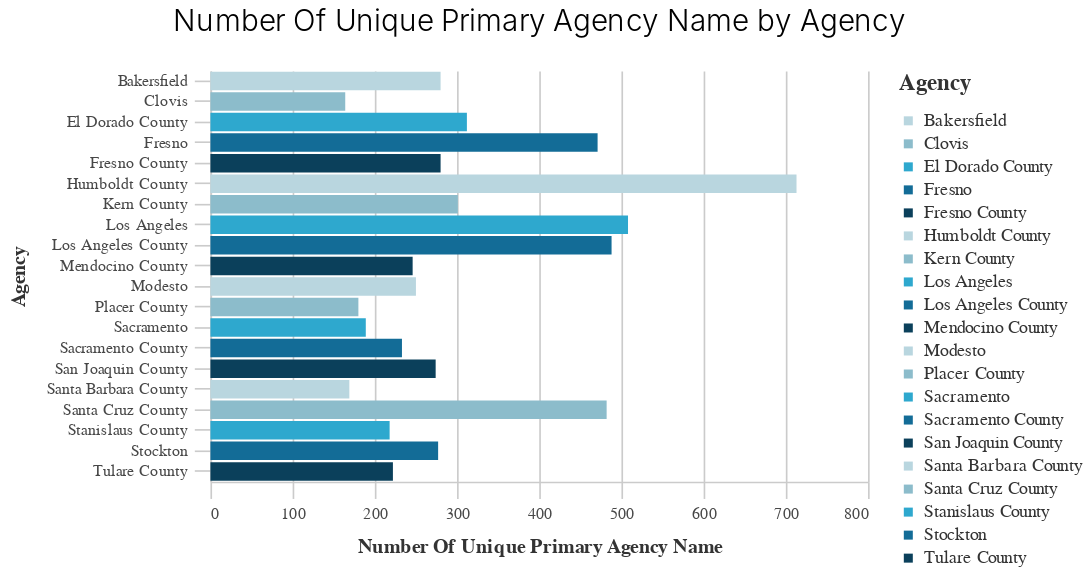

The code cell stored with this chart in its notebook:
### Code cell
_dla_utils.basic_bar_chart(
    (tops),"unique_primary_agency_name", "primary_agency_name", "primary_agency_name", "subset", ""
)

### Figure 1 — Vega-Lite specification as saved in the notebook (floating-point values rounded to 4 significant figures)
{"width": 400, "height": 250, "background": "white", "config": {"title": {"fontSize": 18, "font": "Raleway", "anchor": "middle", "fontColor": "#333", "fontWeight": 300, "offset": 20}, "header": {"labelFont": "Nunito Sans", "titleFont": "Raleway"}, "axis": {"domain": true, "domainColor": "#cbcbcb", "grid": true, "gridColor": "#cbcbcb", "gridWidth": 1, "labelColor": "#474747", "labelFontSize": 10, "titleColor": "#333", "tickColor": "#cbcbcb", "tickSize": 10, "titleFontSize": 12, "titlePadding": 10, "labelPadding": 4, "labelFont": "Nunito Sans", "titleFont": "Raleway"}, "axisBand": {"grid": false}, "range": {"category_bright": ["#2EA8CE", "#EB9F3C", "#F4D837", "#51BF9D", "#8CBCCB", "#9487C0"], "category_bold": ["#136C97", "#E16B26", "#F6BF16", "#00896B", "#7790A3", "#5B559C"], "diverging": ["#E16B26", "#EB9F3C", "#f6e7e1", "#8CBCCB", "#2EA8CE", "#136C97"], "sequential": ["#B9D6DF", "#8CBCCB", "#2EA8CE", "#136C97", "#0B405B"]}, "legend": {"labelFont": "Nunito Sans", "labelFontSize": 11, "symbolType": "square", "symbolSize": 30, "titleFont": "Raleway", "titleFontSize": 14, "titlePadding": 10, "padding": 1, "orient": "right", "labelLimit": 0, "labelColor": "#333", "titleColor": "#333"}, "view": {"stroke": "transparent"}, "group": {"fill": "white"}, "arc": {"fill": "#8CBCCB"}, "area": {"fill": "#8CBCCB"}, "line": {"stroke": "#8CBCCB", "strokeWidth": 2}, "trail": {"color": "#8CBCCB", "stroke": "#8CBCCB", "strokeWidth": 0, "size": 1}, "path": {"stroke": "#8CBCCB", "strokeWidth": 0.5}, "rect": {"fill": "#8CBCCB"}, "point": {"filled": true, "shape": "circle"}, "shape": {"stroke": "#8CBCCB"}, "text": {"font": "Nunito Sans", "color": "#8CBCCB", "fontSize": 11, "align": "center", "fontWeight": 400, "size": 11}, "bar": {"binSpacing": 2, "fill": "#8CBCCB", "stroke": false}, "background": "white", "font": "Raleway"}, "data": {"name": "data-8a0e109005f0249252e2184098043e39"}, "mark": "bar", "encoding": {"color": {"field": "primary_agency_name", "legend": {"title": "Agency"}, "scale": {"range": ["#B9D6DF", "#8CBCCB", "#2EA8CE", "#136C97", "#0B405B"]}, "type": "nominal"}, "x": {"field": "unique_primary_agency_name", "sort": "-y", "title": "Number Of Unique Primary Agency Name", "type": "quantitative"}, "y": {"field": "primary_agency_name", "title": "Agency", "type": "nominal"}}, "title": "Number Of Unique Primary Agency Name by Agency", "$schema": "https://vega.github.io/schema/vega-lite/v4.17.0.json", "datasets": {"data-8a0e109005f0249252e2184098043e39": [{"prefix": "HSIPL", "unique_prefix": 3463, "prepared_y": 2018.0, "unique_prepared_y": 2819.0, "status_comment": "Authorized", "unique_status_comment": 20498, "project_location": "San Francisco Bay Area", "unique_project_location": 68, "type_of_work": "Bridge Replacement (tc)", "unique_type_of_work": 727, "mpo": "SCAG", "unique_mpo": 5235, "primary_agency_name": "Humboldt County", "unique_primary_agency_name": 713}, {"prefix": "CML", "unique_prefix": 3441, "prepared_y": 2014.0, "unique_prepared_y": 2724.0, "status_comment": "..", "unique_status_comment": 190, "project_location": "Various Locations", "unique_project_location": 32, "type_of_work": "Bridge Replacement", "unique_type_of_work": 553, "mpo": "MTC", "unique_mpo": 3419, "primary_agency_name": "Los Angeles", "unique_primary_agency_name": 508}, {"prefix": "STPL", "unique_prefix": 2909, "prepared_y": 2019.0, "unique_prepared_y": 2655.0, "status_comment": "Prog Code Z400", "unique_status_comment": 108, "project_location": "Sacog Region", "unique_project_location": 29, "type_of_work": "FTA Transfer", "unique_type_of_work": 471, "mpo": "NON-MPO", "unique_mpo": 2766, "primary_agency_name": "Los Angeles County", "unique_primary_agency_name": 488}, {"prefix": "ER", "unique_prefix": 1800, "prepared_y": 2015.0, "unique_prepared_y": 2575.0, "status_comment": "Prog Code M400", "unique_status_comment": 76, "project_location": "Golden Gate Bridge", "unique_project_location": 27, "type_of_work": "Permanent Restoration", "unique_type_of_work": 324, "mpo": "SACOG", "unique_mpo": 1946, "primary_agency_name": "Santa Cruz County", "unique_primary_agency_name": 482}, {"prefix": "BRLO", "unique_prefix": 1496, "prepared_y": 2016.0, "unique_prepared_y": 2503.0, "status_comment": "Prog Code Z230", "unique_status_comment": 47, "project_location": "Throughout Kern County", "unique_project_location": 24, "type_of_work": "Road Rehabilitation", "unique_type_of_work": 273, "mpo": "CFCG", "unique_mpo": 1455, "primary_agency_name": "Fresno", "unique_primary_agency_name": 471}, {"prefix": "BRLS", "unique_prefix": 957, "prepared_y": 2017.0, "unique_prepared_y": 2329.0, "status_comment": "Prog Code Z003", "unique_status_comment": 30, "project_location": "Citywide", "unique_project_location": 18, "type_of_work": "Bridge Preventive Maintenance", "unique_type_of_work": 178, "mpo": "KCOG", "unique_mpo": 1045, "primary_agency_name": "El Dorado County", "unique_primary_agency_name": 312}, {"prefix": "ATPL", "unique_prefix": 627, "prepared_y": 2020.0, "unique_prepared_y": 2326.0, "status_comment": "Prog Code M40E", "unique_status_comment": 26, "project_location": "FTA transfer", "unique_project_location": 16, "type_of_work": "Emergency Opening", "unique_type_of_work": 162, "mpo": "AMBAG", "unique_mpo": 797, "primary_agency_name": "Kern County", "unique_primary_agency_name": 301}, {"prefix": "RPSTPL", "unique_prefix": 591, "prepared_y": 2021.0, "unique_prepared_y": 2317.0, "status_comment": "Prog Code M0E3", "unique_status_comment": 22, "project_location": "Various Locations (see Comments)", "unique_project_location": 14, "type_of_work": "Storm Damage Restoration", "unique_type_of_work": 129, "mpo": "STANCOG", "unique_mpo": 795, "primary_agency_name": "Bakersfield", "unique_primary_agency_name": 280}, {"prefix": "HPLUL", "unique_prefix": 344, "prepared_y": 2022.0, "unique_prepared_y": 740.0, "status_comment": "Prog Code M23E", "unique_status_comment": 17, "project_location": "Various Locations In San Diego County", "unique_project_location": 14, "type_of_work": "Pavement Rehabilitation", "unique_type_of_work": 125, "mpo": "SJCG", "unique_mpo": 553, "primary_agency_name": "Fresno County", "unique_primary_agency_name": 280}, {"prefix": "SRTSL", "unique_prefix": 332, "prepared_y": 2013.0, "unique_prepared_y": 193.0, "status_comment": "Prog Code Z301", "unique_status_comment": 14, "project_location": "County Of Madera", "unique_project_location": 13, "type_of_work": "Seismic Retrofit", "unique_type_of_work": 123, "mpo": "SDAG", "unique_mpo": 518, "primary_agency_name": "Stockton", "unique_primary_agency_name": 277}, {"prefix": "BPMP", "unique_prefix": 321, "prepared_y": 2012.0, "unique_prepared_y": 7.0, "status_comment": "Prog Code M230", "unique_status_comment": 13, "project_location": "Sixth Street Viaduct Over La River, Us 101, And Uprr, Bnsf, Amtrack, Lacmta And", "unique_project_location": 13, "type_of_work": "Bridge Rehabilitation", "unique_type_of_work": 113, "mpo": "TCAG", "unique_mpo": 508, "primary_agency_name": "San Joaquin County", "unique_primary_agency_name": 274}, {"prefix": "ACSTP", "unique_prefix": 317, "prepared_y": 2011.0, "unique_prepared_y": 5.0, "status_comment": "Prog Code M240", "unique_status_comment": 13, "project_location": "Various Locations Throughout The City", "unique_project_location": 13, "type_of_work": "Replace 2 Lane Bridge With 2 Lane Bridge (tc)", "unique_type_of_work": 96, "mpo": "SBCG", "unique_mpo": 366, "primary_agency_name": "Modesto", "unique_primary_agency_name": 250}, {"prefix": "BPMPL", "unique_prefix": 282, "prepared_y": 2010.0, "unique_prepared_y": 1.0, "status_comment": "Prog Code Z40E", "unique_status_comment": 13, "project_location": "In Stanislaus County", "unique_project_location": 12, "type_of_work": "Ac Overlay (tc)", "unique_type_of_work": 78, "mpo": "MCAG", "unique_mpo": 311, "primary_agency_name": "Mendocino County", "unique_primary_agency_name": 246}, {"prefix": "HRRRL", "unique_prefix": 275, "prepared_y": null, "unique_prepared_y": null, "status_comment": "Prog Code L23E", "unique_status_comment": 10, "project_location": "Stanislaus County", "unique_project_location": 12, "type_of_work": "Road Rehabilitation (tc)", "unique_type_of_work": 78, "mpo": "BCAG", "unique_mpo": 281, "primary_agency_name": "Sacramento County", "unique_primary_agency_name": 233}, {"prefix": "FTACML", "unique_prefix": 273, "prepared_y": null, "unique_prepared_y": null, "status_comment": "Prog Code RPS9", "unique_status_comment": 10, "project_location": "Various", "unique_project_location": 12, "type_of_work": "Bridge Rehabilitation (tc)", "unique_type_of_work": 75, "mpo": "SLAC", "unique_mpo": 251, "primary_agency_name": "Tulare County", "unique_primary_agency_name": 222}, {"prefix": "BHLS", "unique_prefix": 265, "prepared_y": null, "unique_prepared_y": null, "status_comment": "Prog Code L40E", "unique_status_comment": 8, "project_location": "Bay Area", "unique_project_location": 11, "type_of_work": "Road Reconstruction", "unique_type_of_work": 69, "mpo": "STPA", "unique_mpo": 222, "primary_agency_name": "Stanislaus County", "unique_primary_agency_name": 218}, {"prefix": "CMLNI", "unique_prefix": 257, "prepared_y": null, "unique_prepared_y": null, "status_comment": "Prog Code M003", "unique_status_comment": 8, "project_location": "City Of Atwater", "unique_project_location": 11, "type_of_work": "Install Traffic Signal", "unique_type_of_work": 58, "mpo": "MCTC", "unique_mpo": 202, "primary_agency_name": "Sacramento", "unique_primary_agency_name": 189}, {"prefix": "ACSTER", "unique_prefix": 255, "prepared_y": null, "unique_prepared_y": null, "status_comment": "Prog Code Z240", "unique_status_comment": 7, "project_location": "City Of Modesto", "unique_project_location": 11, "type_of_work": "Bridge Preventative Maintenance", "unique_type_of_work": 47, "mpo": "KCAG", "unique_mpo": 147, "primary_agency_name": "Placer County", "unique_primary_agency_name": 180}, {"prefix": "STPLZ", "unique_prefix": 182, "prepared_y": null, "unique_prepared_y": null, "status_comment": "Prog Code L230", "unique_status_comment": 6, "project_location": "City Of Visalia", "unique_project_location": 11, "type_of_work": "Replace Bridge (tc)", "unique_type_of_work": 46, "mpo": "SANDAG", "unique_mpo": 137, "primary_agency_name": "Santa Barbara County", "unique_primary_agency_name": 169}, {"prefix": "STPLN", "unique_prefix": 114, "prepared_y": null, "unique_prepared_y": null, "status_comment": "Prog Code Z23E", "unique_status_comment": 5, "project_location": "City Of Wasco", "unique_project_location": 11, "type_of_work": "Pedestrian Improvements", "unique_type_of_work": 43, "mpo": "SJCOG", "unique_mpo": 134, "primary_agency_name": "Clovis", "unique_primary_agency_name": 164}]}}
